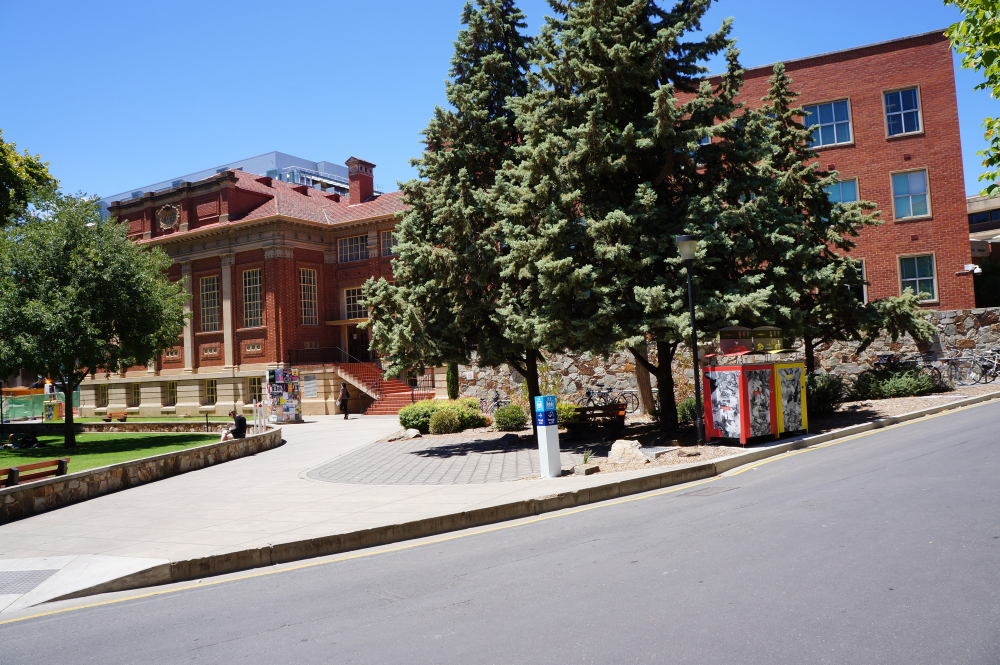
#> input picture DSC02931.JPG, 2000 x 1329 px, given in place of the camera (shown at 1/2 size)
$ python main.py
#> lines starting #> are read from the running program, lines starting #| are printed output that depends on the picture
### camera.py
import cv2
import numpy as np
import tkinter as tk

def show_all_cameras(ids, idx, cap, rows, columns, ignor = None):
    if idx != ignor:
        root = tk.Tk()
        root.withdraw()
        window_width = root.winfo_screenwidth()
        window_height = root.winfo_screenheight()
        cell_width = window_width // columns
        cell_height = window_height // rows

        root.destroy()

        ret, frame = cap
        window_name = f"Camera {ids[idx]}"

        if not ret:
            return

        frame_resized = cv2.resize(frame, (cell_width, cell_height))
        cv2.imshow(window_name, frame_resized)

        col = idx % columns
        row = idx // columns

        x = col * cell_width
        y = row * cell_height
        cv2.moveWindow(window_name, x, y)


def find_camera_ids(max_tested=10):
    available_ids = []
    for i in range(max_tested):
        cap = cv2.VideoCapture(i)
        if cap.isOpened():
            available_ids.append(i)
            cap.release()
    return available_ids

# [16 lines that do not run on import are left out]

### stitching.py
import numpy as np
import cv2 as cv


class RegionMemory:
    def __init__(self):
        self.panorama_history = None
        self.homography_history = {}

    # [20 lines left out: functions should_update_region, update_panorama, not called in this run]


# Khởi tạo bộ nhớ vùng
region_memory = RegionMemory()
prev_images = {}  # Lưu trữ ảnh trước đó của mỗi camera


# [161 lines left out: functions opticalflow_motion_detection, adaptive_sift, sift_detect, adaptive_ratio_thresh, matcher, filter_matches_spatially and 2 more, not called in this run]

class MatchFailureTracker:
    def __init__(self):
        self.failure_count = 0

    # [13 lines left out: functions update, get_threshold_multiplier, not called in this run]

failure_tracker = MatchFailureTracker()

# [412 lines left out: functions fast_crop_black_borders, simple_blend, multi_band_blend, find_optimal_seam, simple_alpha_blend, not called in this run]

class QHWStitcher:
    """Lớp thực hiện phương pháp Quasi-Homography Warps (QHW) với lambda thay đổi theo không gian"""
    def __init__(self, alpha=0.6, beta=0.45, gamma=0.65, line_weight=0.3):
        # Các tham số điều chỉnh
        self.alpha = alpha  # Tỷ lệ pha trộn mặc định
        self.beta = beta    # Kiểm soát vùng ảnh hưởng của biên
        self.gamma = gamma  # Kiểm soát độ trơn của hàm trọng số
        self.line_weight = line_weight  # Trọng số cho các cấu trúc đường thẳng
        self.last_model = None

        # Điều chỉnh lại các tham số cho cân bằng giữa số lượng và chất lượng
        self.max_keypoints = 200  # Giảm từ 250 xuống 200
        self.downscale_factor = 0.5

    # [826 lines left out: functions compute_structure_map, compute_weight_map, warp_qhw, compute_similarity_transform, find_key_borders, stitch and 3 more, not called in this run]

# Khởi tạo QHW Stitcher với lambda thay đổi theo không gian
qhw_stitcher = QHWStitcher(alpha=0.6, beta=0.45, gamma=0.65, line_weight=0.3)

# [109 lines left out: function image_stitching, not called in this run]

# [27 lines that do not run on import are left out]

### main.py
import stitching as st
import camera as cm
import cv2
import tkinter as tk
import numpy as np
import time
import os

# Tắt thông báo lỗi và tối ưu khởi động camera
os.environ["OPENCV_VIDEOIO_PRIORITY_MSMF"] = "1"  # Ưu tiên Media Foundation
os.environ["OPENCV_VIDEOIO_DEBUG"] = "0"          # Tắt debug log

def stitch(stack: list):
    if not stack or len(stack) == 1:
        return stack

    center_idx = len(stack) // 2
    base_img = stack[center_idx]

    left_images = stack[:center_idx][::-1]
    right_images = stack[center_idx + 1:]

    for img in left_images:
        res = st.image_stitching([img, base_img])
        if res is not None:
            base_img = res

    for img in right_images:
        res = st.image_stitching([base_img, img])
        if res is not None:
            base_img = res

    return [base_img]

def preprocess_images_for_stitching(images):
    processed = []
    for img in images:
        # Cân bằng sáng tối nhẹ (tạm thời bỏ tăng contrast và denoise)
        img_yuv = cv2.cvtColor(img, cv2.COLOR_BGR2YUV)
        img_yuv[:,:,0] = cv2.equalizeHist(img_yuv[:,:,0])
        balanced = cv2.cvtColor(img_yuv, cv2.COLOR_YUV2BGR)
        processed.append(balanced)
    return processed


if __name__ == "__main__":
    # Chuẩn bị bộ đệm FPS
    fps_buffer = []
    fps_buffer_size = 10
    last_time = time.time()

    ids = cm.find_camera_ids()
    print("Available camera IDs:", ids)

    caps = [cv2.VideoCapture(cam_id) for cam_id in ids]
    rows = 3
    columns = 2


    # Đánh dấu khung hình xử lý và bỏ qua
    process_every_n_frames = 1  # Chỉ xử lý 1 frame trong mỗi n frame
    frame_count = 0

    # Lưu panorama cuối cùng
    last_panorama = None

    if len(ids) == 0:
        print("Không có camera nào khả dụng.")
    else:
        while True:
            frame_count += 1
            stack = []
            current_time = time.time()
            elapsed = current_time - last_time
            last_time = current_time

            # Tính FPS trung bình
            fps_buffer.append(1.0 / elapsed if elapsed > 0 else 0)
            if len(fps_buffer) > fps_buffer_size:
                fps_buffer.pop(0)
            avg_fps = sum(fps_buffer) / len(fps_buffer) if fps_buffer else 0

            # Hiển thị FPS trên cửa sổ riêng
            fps_display = np.zeros((50, 150, 3), dtype=np.uint8)
            cv2.putText(fps_display, f"FPS: {avg_fps:.1f}", (10, 30),
                        cv2.FONT_HERSHEY_SIMPLEX, 0.7, (0, 255, 0), 2)
            cv2.imshow("FPS", fps_display)
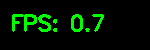
#> window 'FPS': shape (50, 150, 3); mean B, G, R 0, 19.8, 0

            ignor = 0
            for idx, cap in enumerate(caps):
                ret, frame = cap.read()

                if idx == ignor:
                    continue

                cm.show_all_cameras(ids, idx, (ret,frame) , rows, columns)

                key = cv2.waitKey(1) & 0xFF
                if key == ord('q'):
                    for cap in caps:
                        cap.release()
                    cv2.destroyAllWindows()
                    exit(0)
#> (the program exits here)
